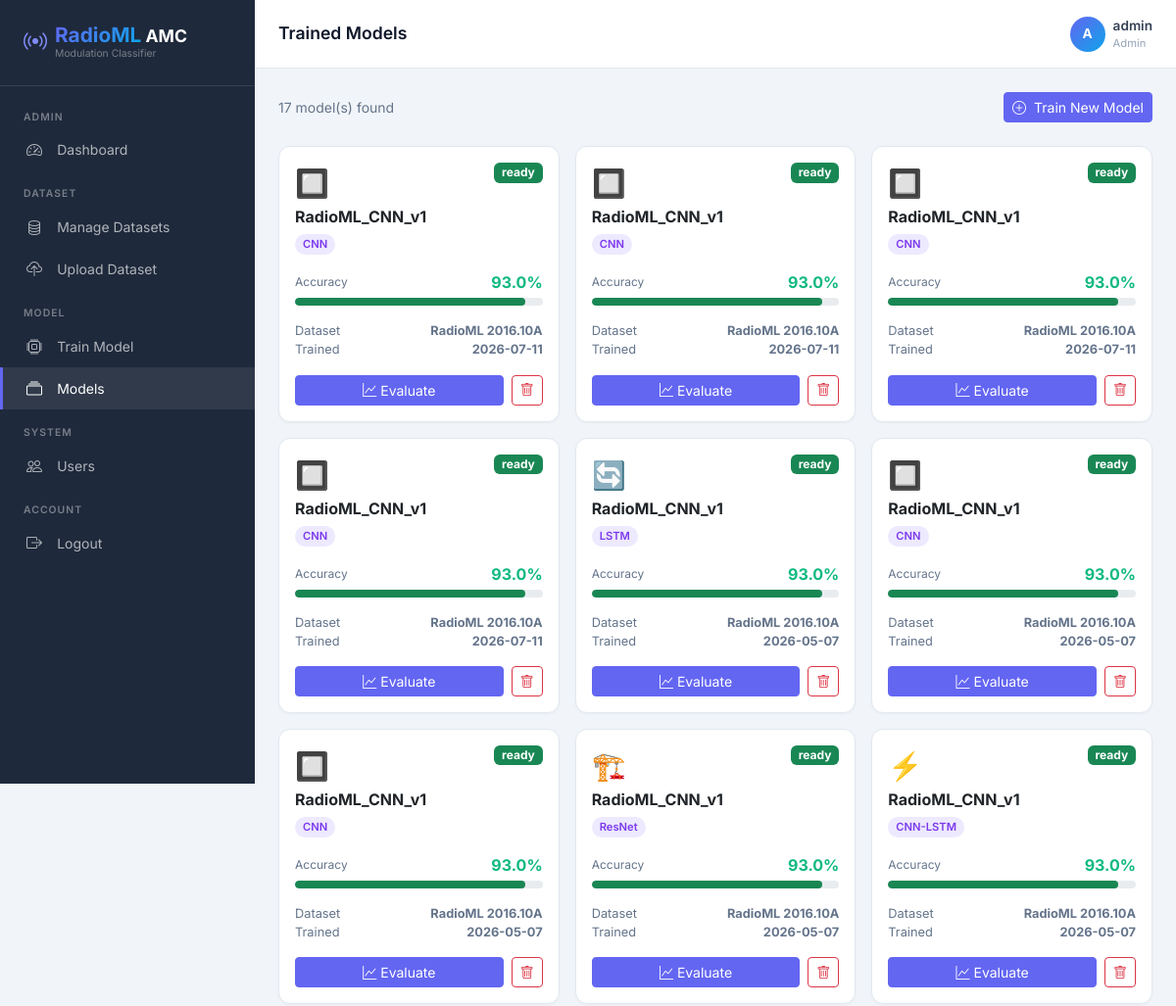
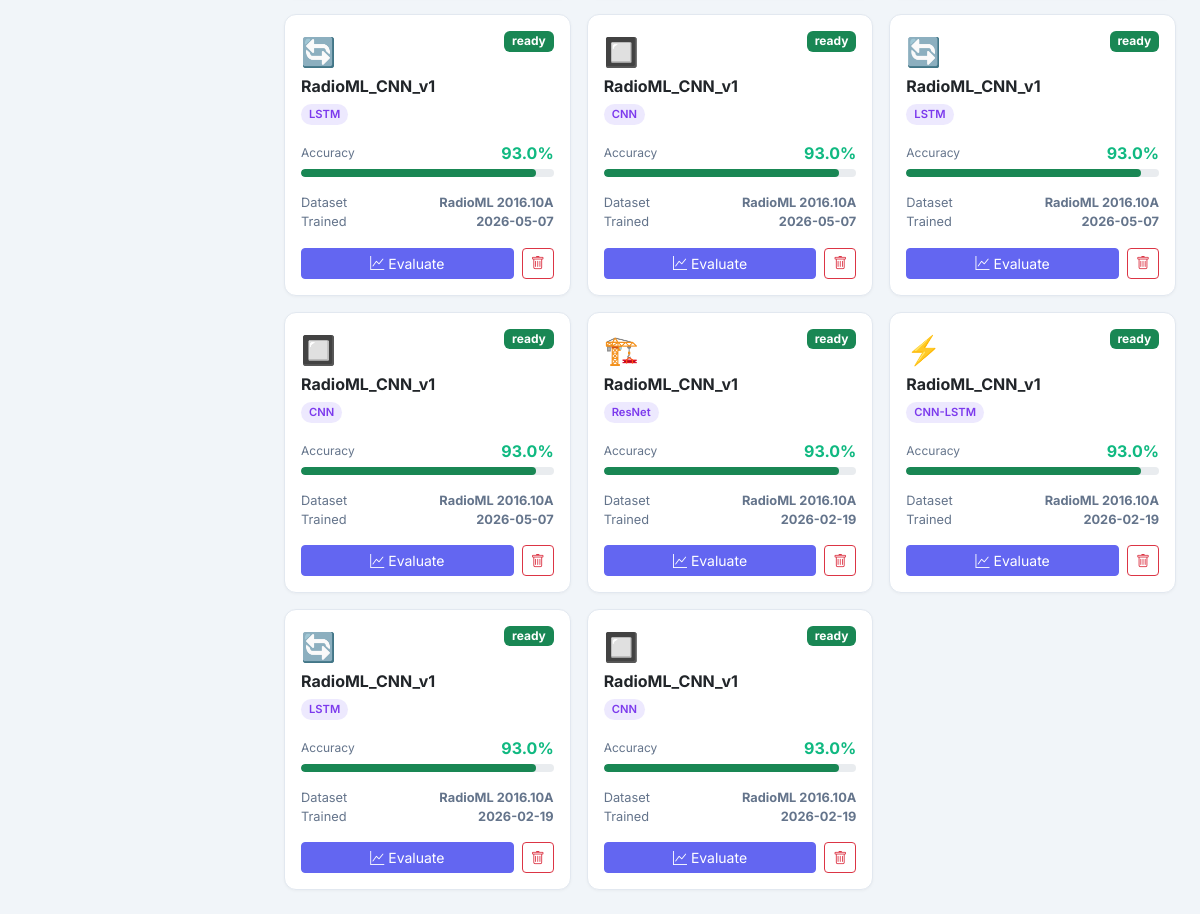
The page /admin/models (signed in) on the database its author committed (2 pictures, top to bottom).
### tables this page shows
CREATE TABLE models (
            id INTEGER PRIMARY KEY AUTOINCREMENT,
            name TEXT NOT NULL,
            filename TEXT NOT NULL,
            architecture TEXT,
            dataset_id INTEGER,
            accuracy REAL,
            trained_at TEXT DEFAULT CURRENT_TIMESTAMP,
            status TEXT DEFAULT 'ready',
            metrics TEXT
        );

CREATE TABLE datasets (
            id INTEGER PRIMARY KEY AUTOINCREMENT,
            name TEXT NOT NULL,
            filename TEXT NOT NULL,
            size INTEGER,
            samples INTEGER,
            uploaded_at TEXT DEFAULT CURRENT_TIMESTAMP,
            status TEXT DEFAULT 'uploaded'
        );

### app.py (the view)
@app.route('/admin/models')
@login_required('admin')
def admin_models():
    db = get_db()
    models = db.execute("""
        SELECT m.*, d.name as dataset_name FROM models m
        LEFT JOIN datasets d ON m.dataset_id = d.id
        ORDER BY m.trained_at DESC
    """).fetchall()
    db.close()
    return render_template('admin/models.html', models=models)

### app.py (called while the page is built)
def get_db():
    db = sqlite3.connect('instance/radioml.db')
    db.row_factory = sqlite3.Row
    return db

def login_required(role=None):
    def decorator(f):
        from functools import wraps
        @wraps(f)
        def wrapper(*args, **kwargs):
            if 'user_id' not in session:
                return redirect(url_for('login'))
            if role and session.get('role') != role:
                flash('Access denied!', 'danger')
                return redirect(url_for('login'))
            return f(*args, **kwargs)
        return wrapper
    return decorator

### templates/admin/models.html (shortened to what this page needs)
{% extends "base.html" %}
{% block page_title %}Trained Models{% endblock %}
{% block content %}
<div class="d-flex justify-content-between align-items-center mb-4">
    <div style="color:#64748b;font-size:0.875rem;">{{ models|length }} model(s) found</div>
    <a href="{{ url_for('admin_train') }}" class="btn btn-primary btn-sm">
        <i class="bi bi-plus-circle me-1"></i> Train New Model
    </a>
</div>
{% if models %}
<div class="row g-3">
    {% for m in models %}
    <div class="col-md-6 col-lg-4">
        <div class="card h-100">
            <div class="card-body">
                <div class="d-flex align-items-start justify-content-between mb-3">
                    <div>
                        <div style="font-size:1.75rem;margin-bottom:0.25rem;">
                            {% if m.architecture == 'CNN' %}🔲
                            {% elif m.architecture == 'LSTM' %}🔄
                            {% elif m.architecture == 'CNN-LSTM' %}⚡
                            {% else %}🏗️{% endif %}
                        </div>
                        <h6 class="fw-bold mb-1">{{ m.name }}</h6>
                        <span class="badge-mod">{{ m.architecture }}</span>
                    </div>
                    <span class="badge bg-{% if m.status == 'ready' %}success{% else %}warning text-dark{% endif %}">
                        {{ m.status }}
                    </span>
                </div>
                {% if m.accuracy %}
                <div class="mb-3">
                    <div class="d-flex justify-content-between align-items-center mb-1">
                        <span style="font-size:0.75rem;color:#64748b;">Accuracy</span>
                        <span style="font-weight:700;color:#10b981;">{{ "%.1f"|format(m.accuracy * 100) }}%</span>
                    </div>
                    <div class="progress">
                        <div class="progress-bar bg-success" style="width:{{ m.accuracy * 100 }}%"></div>
                    </div>
                </div>
                {% endif %}
                <div style="font-size:0.8rem;color:#64748b;margin-bottom:1rem;">
                    <div class="d-flex justify-content-between">
                        <span>Dataset</span>
                        <strong>{{ m.dataset_name or 'N/A' }}</strong>
                    </div>
                    <div class="d-flex justify-content-between">
                        <span>Trained</span>
                        <strong>{{ m.trained_at[:10] if m.trained_at else 'N/A' }}</strong>
                    </div>
                </div>
                <div class="d-flex gap-2">
                    {% if m.status == 'ready' %}
                    <a href="{{ url_for('admin_evaluate', mid=m.id) }}" class="btn btn-sm btn-primary flex-fill">
                        <i class="bi bi-graph-up me-1"></i>Evaluate
                    </a>
                    {% endif %}
                    <form method="POST" action="{{ url_for('admin_delete_model', mid=m.id) }}"
                          onsubmit="return confirm('Delete this model?')">
                        <button type="submit" class="btn btn-sm btn-outline-danger">
                            <i class="bi bi-trash"></i>
                        </button>
                    </form>
                </div>
            </div>
        </div>
    </div>
    {% endfor %}
</div>
{% endif %}
{% endblock %}

### templates/base.html (style rules this page uses)
:root { --primary: #6366f1; --primary-dark: #4f46e5; --secondary: #0ea5e9; --success: #10b981; --danger: #ef4444; --warning: #f59e0b; --dark: #0f172a; --sidebar-bg: #1e293b; --sidebar-width: 260px; --card-bg: #ffffff; --bg: #f1f5f9; --text: #334155; --border: #e2e8f0; }
* { font-family: 'Inter', sans-serif; }
body { background: var(--bg); color: var(--text); }
.card { border: 1px solid var(--border); border-radius: 12px; box-shadow: 0 1px 3px rgba(0,0,0,0.04); }
.btn-primary { background: var(--primary); border-color: var(--primary); }
.badge-mod { display: inline-block; padding: 2px 8px; border-radius: 20px; font-size: 0.7rem; font-weight: 600; background: #ede9fe; color: #7c3aed; }
.progress { border-radius: 20px; height: 8px; }
.progress-bar { border-radius: 20px; }

### rows shown on the page
models: name "RadioML_CNN_v1", architecture "CNN", status "ready", m.accuracy*100 "93.0", name "RadioML 2016.10A", trained_at "2026-07-11"
models: name "RadioML_CNN_v1", architecture "CNN", status "ready", m.accuracy*100 "93.0", name "RadioML 2016.10A", trained_at "2026-07-11"
models: name "RadioML_CNN_v1", architecture "CNN", status "ready", m.accuracy*100 "93.0", name "RadioML 2016.10A", trained_at "2026-07-11"
models: name "RadioML_CNN_v1", architecture "CNN", status "ready", m.accuracy*100 "93.0", name "RadioML 2016.10A", trained_at "2026-07-11"
models: name "RadioML_CNN_v1", architecture "LSTM", status "ready", m.accuracy*100 "93.0", name "RadioML 2016.10A", trained_at "2026-05-07"
models: name "RadioML_CNN_v1", architecture "CNN", status "ready", m.accuracy*100 "93.0", name "RadioML 2016.10A", trained_at "2026-05-07"
models: name "RadioML_CNN_v1", architecture "CNN", status "ready", m.accuracy*100 "93.0", name "RadioML 2016.10A", trained_at "2026-05-07"
models: name "RadioML_CNN_v1", architecture "ResNet", status "ready", m.accuracy*100 "93.0", name "RadioML 2016.10A", trained_at "2026-05-07"
models: name "RadioML_CNN_v1", architecture "CNN-LSTM", status "ready", m.accuracy*100 "93.0", name "RadioML 2016.10A", trained_at "2026-05-07"
models: name "RadioML_CNN_v1", architecture "LSTM", status "ready", m.accuracy*100 "93.0", name "RadioML 2016.10A", trained_at "2026-05-07"
models: name "RadioML_CNN_v1", architecture "CNN", status "ready", m.accuracy*100 "93.0", name "RadioML 2016.10A", trained_at "2026-05-07"
models: name "RadioML_CNN_v1", architecture "LSTM", status "ready", m.accuracy*100 "93.0", name "RadioML 2016.10A", trained_at "2026-05-07"
models: name "RadioML_CNN_v1", architecture "CNN", status "ready", m.accuracy*100 "93.0", name "RadioML 2016.10A", trained_at "2026-05-07"
models: name "RadioML_CNN_v1", architecture "ResNet", status "ready", m.accuracy*100 "93.0", name "RadioML 2016.10A", trained_at "2026-02-19"
models: name "RadioML_CNN_v1", architecture "CNN-LSTM", status "ready", m.accuracy*100 "93.0", name "RadioML 2016.10A", trained_at "2026-02-19"
models: name "RadioML_CNN_v1", architecture "LSTM", status "ready", m.accuracy*100 "93.0", name "RadioML 2016.10A", trained_at "2026-02-19"
models: name "RadioML_CNN_v1", architecture "CNN", status "ready", m.accuracy*100 "93.0", name "RadioML 2016.10A", trained_at "2026-02-19"

### other values the page prints
{{ session.get('username', 'U')[0].upper() }} "A"
{{ session.get('username') }} "admin"
{{ session.get('role') }} "Admin"
{{ models|length }} "17"
